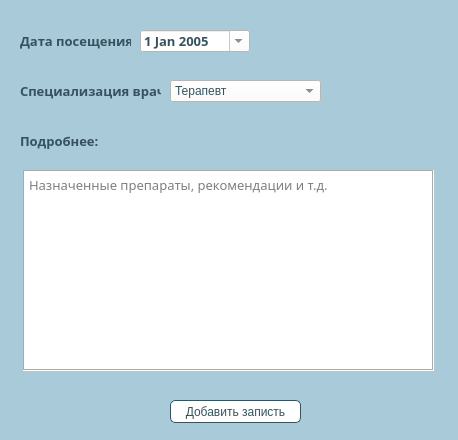
<?xml version="1.0" encoding="UTF-8"?>
<ui version="4.0">
 <class>Form</class>
 <widget class="QWidget" name="Form">
  <property name="geometry">
   <rect>
    <x>0</x>
    <y>0</y>
    <width>458</width>
    <height>440</height>
   </rect>
  </property>
  <property name="windowTitle">
   <string>Form</string>
  </property>
  <property name="styleSheet">
   <string notr="true">background-color:#a9cad9</string>
  </property>
  <widget class="QLabel" name="label">
   <property name="geometry">
    <rect>
     <x>20</x>
     <y>20</y>
     <width>111</width>
     <height>41</height>
    </rect>
   </property>
   <property name="font">
    <font>
     <family>Yu Gothic UI Semibold</family>
     <pointsize>10</pointsize>
     <weight>75</weight>
     <bold>true</bold>
    </font>
   </property>
   <property name="styleSheet">
    <string notr="true">color:#35525e;</string>
   </property>
   <property name="text">
    <string>Дата посещения</string>
   </property>
   <property name="alignment">
    <set>Qt::AlignLeading|Qt::AlignLeft|Qt::AlignVCenter</set>
   </property>
  </widget>
  <widget class="QDateEdit" name="dateEdit">
   <property name="geometry">
    <rect>
     <x>140</x>
     <y>30</y>
     <width>110</width>
     <height>22</height>
    </rect>
   </property>
   <property name="font">
    <font>
     <family>Yu Gothic UI Semibold</family>
     <pointsize>10</pointsize>
     <weight>75</weight>
     <bold>true</bold>
    </font>
   </property>
   <property name="styleSheet">
    <string notr="true">color:#35525e;
background-color: white;</string>
   </property>
   <property name="maximumDateTime">
    <datetime>
     <hour>23</hour>
     <minute>59</minute>
     <second>59</second>
     <year>2050</year>
     <month>12</month>
     <day>31</day>
    </datetime>
   </property>
   <property name="minimumDateTime">
    <datetime>
     <hour>0</hour>
     <minute>0</minute>
     <second>0</second>
     <year>2005</year>
     <month>1</month>
     <day>1</day>
    </datetime>
   </property>
   <property name="currentSection">
    <enum>QDateTimeEdit::DaySection</enum>
   </property>
   <property name="calendarPopup">
    <bool>true</bool>
   </property>
  </widget>
  <widget class="QLabel" name="label_2">
   <property name="geometry">
    <rect>
     <x>20</x>
     <y>70</y>
     <width>141</width>
     <height>41</height>
    </rect>
   </property>
   <property name="font">
    <font>
     <family>Yu Gothic UI Semibold</family>
     <pointsize>10</pointsize>
     <weight>75</weight>
     <bold>true</bold>
    </font>
   </property>
   <property name="styleSheet">
    <string notr="true">color:#35525e;</string>
   </property>
   <property name="text">
    <string>Специализация врача</string>
   </property>
   <property name="alignment">
    <set>Qt::AlignLeading|Qt::AlignLeft|Qt::AlignVCenter</set>
   </property>
  </widget>
  <widget class="QComboBox" name="comboBox">
   <property name="geometry">
    <rect>
     <x>170</x>
     <y>80</y>
     <width>151</width>
     <height>22</height>
    </rect>
   </property>
   <property name="styleSheet">
    <string notr="true">color:#35525e;
background-color: white;</string>
   </property>
   <item>
    <property name="text">
     <string>Терапевт</string>
    </property>
   </item>
   <item>
    <property name="text">
     <string>Лор</string>
    </property>
   </item>
   <item>
    <property name="text">
     <string>Педиатр</string>
    </property>
   </item>
   <item>
    <property name="text">
     <string>Кардиолог</string>
    </property>
   </item>
   <item>
    <property name="text">
     <string>Дерматолог</string>
    </property>
   </item>
   <item>
    <property name="text">
     <string>Уролог</string>
    </property>
   </item>
   <item>
    <property name="text">
     <string>Гинеколог</string>
    </property>
   </item>
  </widget>
  <widget class="QLabel" name="label_3">
   <property name="geometry">
    <rect>
     <x>20</x>
     <y>120</y>
     <width>141</width>
     <height>41</height>
    </rect>
   </property>
   <property name="font">
    <font>
     <family>Yu Gothic UI Semibold</family>
     <pointsize>10</pointsize>
     <weight>75</weight>
     <bold>true</bold>
    </font>
   </property>
   <property name="styleSheet">
    <string notr="true">color:#35525e;</string>
   </property>
   <property name="text">
    <string>Подробнее:</string>
   </property>
   <property name="alignment">
    <set>Qt::AlignLeading|Qt::AlignLeft|Qt::AlignVCenter</set>
   </property>
  </widget>
  <widget class="QTextEdit" name="textEdit">
   <property name="geometry">
    <rect>
     <x>23</x>
     <y>170</y>
     <width>411</width>
     <height>201</height>
    </rect>
   </property>
   <property name="font">
    <font>
     <family>Yu Gothic UI Semilight</family>
     <pointsize>10</pointsize>
     <weight>50</weight>
     <bold>false</bold>
    </font>
   </property>
   <property name="styleSheet">
    <string notr="true">background-color: white;</string>
   </property>
   <property name="frameShape">
    <enum>QFrame::Box</enum>
   </property>
   <property name="placeholderText">
    <string>Назначенные препараты, рекомендации и т.д.</string>
   </property>
  </widget>
  <widget class="QPushButton" name="add_pos">
   <property name="geometry">
    <rect>
     <x>170</x>
     <y>400</y>
     <width>131</width>
     <height>23</height>
    </rect>
   </property>
   <property name="styleSheet">
    <string notr="true">QPushButton{
    -webkit-transition-duration: 0.4s; 
    transition-duration: 0.4s;
	border-radius: 5px;
	background-color: white;
	border: 1px solid #35525e;
	color: #35525e;
}

QPushButton:hover {
    background-color: #35525e;
    color: white;
}</string>
   </property>
   <property name="text">
    <string>Добавить записть</string>
   </property>
  </widget>
 </widget>
 <resources/>
 <connections/>
</ui>
